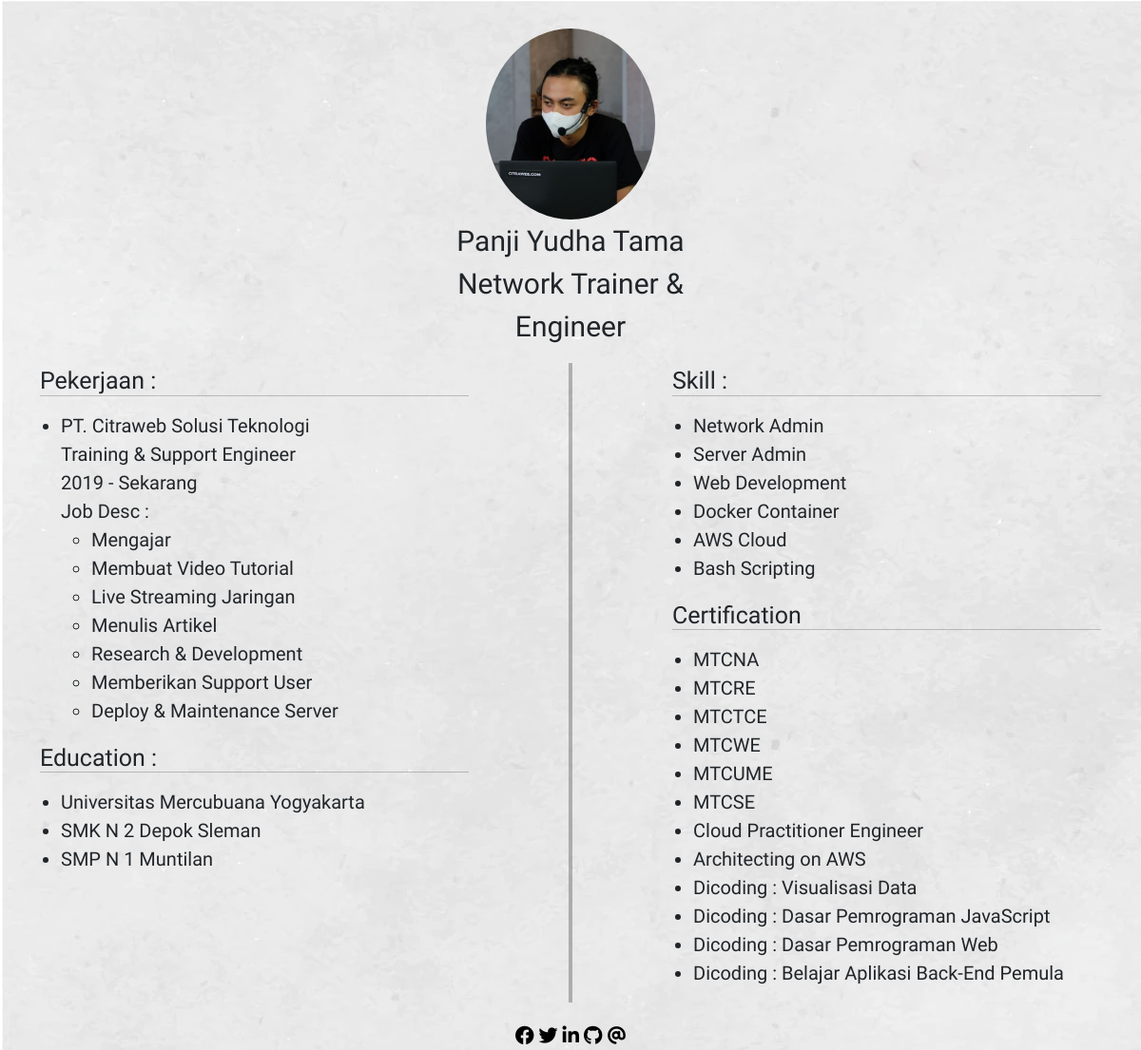
The page / on the database its author committed.
### tables this page shows
CREATE TABLE `job` (
  `id` int(11) NOT NULL,
  `perusahaan` varchar(50) NOT NULL,
  `posisi` varchar(50) NOT NULL,
  `masa` varchar(50) NOT NULL
);

CREATE TABLE `jobdesc` (
  `idj` int(11) NOT NULL,
  `id` int(11) NOT NULL,
  `joblist` varchar(30) NOT NULL
);

CREATE TABLE `pendidikan` (
  `id` int(2) NOT NULL,
  `sekolah` varchar(50) NOT NULL
);

CREATE TABLE `skill` (
  `id` int(2) NOT NULL,
  `skill` varchar(30) NOT NULL
);

CREATE TABLE `certification` (
  `id` int(2) NOT NULL,
  `certification` varchar(50) NOT NULL
);

### index.php (the view, shortened to what this page needs)
<?php
include "dbconnect.php";
?>
<!DOCTYPE html>
<html lang="en">
<head>
    <link rel="stylesheet" href="css/fontawesome.min.css">
    <link rel="stylesheet" href="css/brands.min.css">
    <link rel="stylesheet" href="css/solid.min.css">
    <link rel="stylesheet" href="css/bootstrap.min.css">
</head>
<body>
    <div class="container">
        <div class="row">
            <div class="col-4"></div>
            <div class="col-4" style="text-align: center;">
                <img style="border-radius: 50%; height: auto; width: 50%; margin-top: 30px;" src="image/profile2.jpg" alt="Foto Profile">
                <p id="name">Panji Yudha Tama <br> Network Trainer & Engineer</p>
            </div>
            <div class="col-4"></div>
        </div>
        <div class="row h-100">
            <div class="col-5">
                <p style="font-size: 25px;">Pekerjaan    :</p>
                <hr style="margin-top: -1em;">
                <ul style="margin-left: -0.5em;">
                    <li>
                        <?php
                            $sql = "SELECT * FROM job";
                            $result = $conn->query($sql);
                            while ($row = $result->fetch_assoc()) {
                                echo $row['perusahaan']."<br>";
                                echo $row['posisi']."<br>";
                                echo $row['masa']."<br>";
                                echo "<div>Job Desc :</div>";
                                echo "<ul>";
                                    $sql1 = "SELECT * FROM jobdesc WHERE idj=".$row['id'];
                                    $result1 = $conn->query($sql1);
                                    while ($row1 = $result1->fetch_assoc()) {
                                        echo "<li>".$row1["joblist"]."</li>";
                                    }
                                echo "</ul>";
                            }
                        ?>
                    </li>
                </ul>
                <p style="font-size: 25px;">Education    :</p>
                <hr style="margin-top: -1em;">
                <ul style="margin-left: -0.5em;">
                    <?php
                        $sql = "SELECT * FROM pendidikan";
                        $result = $conn->query($sql);
                        while ($row = $result->fetch_assoc()) {
                            echo "<li>".$row["sekolah"]."</li>";
                        }
                    ?>
                </ul>
            </div>
            <div class="col-2" style="text-align: center;">
                <div class="vr h-100" style="border: 2px solid black;"></div>
            </div>
            <div class="col-5">
                <p style="font-size: 25px;">Skill    :</p>
                <hr style="margin-top: -1em;">
                <ul style="margin-left: -0.5em;">
                    <?php
                        $sql = "SELECT * FROM skill";
                        $result = $conn->query($sql);
                        while ($row = $result->fetch_assoc()) {
                            echo "<li>".$row["skill"]."</li>";
                        }
                    ?>
                </ul>
                <p style="font-size: 25px;">Certification</p>
                <hr style="margin-top: -1em;">
                <ul style="margin-left: -0.5em;">
                    <?php
                        $sql = "SELECT * FROM certification";
                        $result = $conn->query($sql);
                        while ($row = $result->fetch_assoc()) {
                            echo "<li>".$row["certification"]."</li>";
                        }
                    ?>
                </ul>
            </div>
        </div>
        <div class="row" style="text-align: center;">
            <span style="margin-top: 1em;">
                <a href="https://web.facebook.com/panji.yudha.338"><span class="fa-brands fa-facebook"></span></a>
                <a href="https://twitter.com/panjiiyudhaa"><span class="fa-brands fa-twitter"></span></a>
                <a href="https://www.linkedin.com/in/panji-yudha-tama-554a4b1b5/"><span class="fa-brands fa-linkedin-in"></span></a>
                <a href="https://github.com/yudh24"><span class="fa-brands fa-github"></span></a>
                <a href="mailto:yudha.mawon24@gmail.com"><i class="fa-solid fa-at"></i></a>
            </span>
        </div>
    </div>
</body>
</html>

### index.php (style rules this page uses)
body { background-image: url(image/wall.webp); font-family: 'El Messiri'; font-size: 20px; }
#name { font-family: 'El Messiri'; font-size: 30px; text-align: center; }
a { color: black; text-decoration: none; }

### rows shown on the page
job: perusahaan "PT. Citraweb Solusi Teknologi", posisi "Training & Support Engineer", masa "2019 - Sekarang"
jobdesc: joblist "Mengajar"
jobdesc: joblist "Membuat Video Tutorial"
jobdesc: joblist "Live Streaming Jaringan"
jobdesc: joblist "Menulis Artikel"
jobdesc: joblist "Research & Development"
jobdesc: joblist "Memberikan Support User"
jobdesc: joblist "Deploy & Maintenance Server"
pendidikan: sekolah "Universitas Mercubuana Yogyakarta"
pendidikan: sekolah "SMK N 2 Depok Sleman"
pendidikan: sekolah "SMP N 1 Muntilan"
skill: skill "Network Admin"
skill: skill "Server Admin"
skill: skill "Web Development"
skill: skill "Docker Container"
skill: skill "AWS Cloud"
skill: skill "Bash Scripting"
certification: certification "MTCNA"
certification: certification "MTCRE"
certification: certification "MTCTCE"
certification: certification "MTCWE"
certification: certification "MTCUME"
certification: certification "MTCSE"
certification: certification "Cloud Practitioner Engineer"
certification: certification "Architecting on AWS"
certification: certification "Dicoding : Visualisasi Data"
certification: certification "Dicoding : Dasar Pemrograman JavaScript"
certification: certification "Dicoding : Dasar Pemrograman Web"
certification: certification "Dicoding : Belajar Aplikasi Back-End Pemula"
